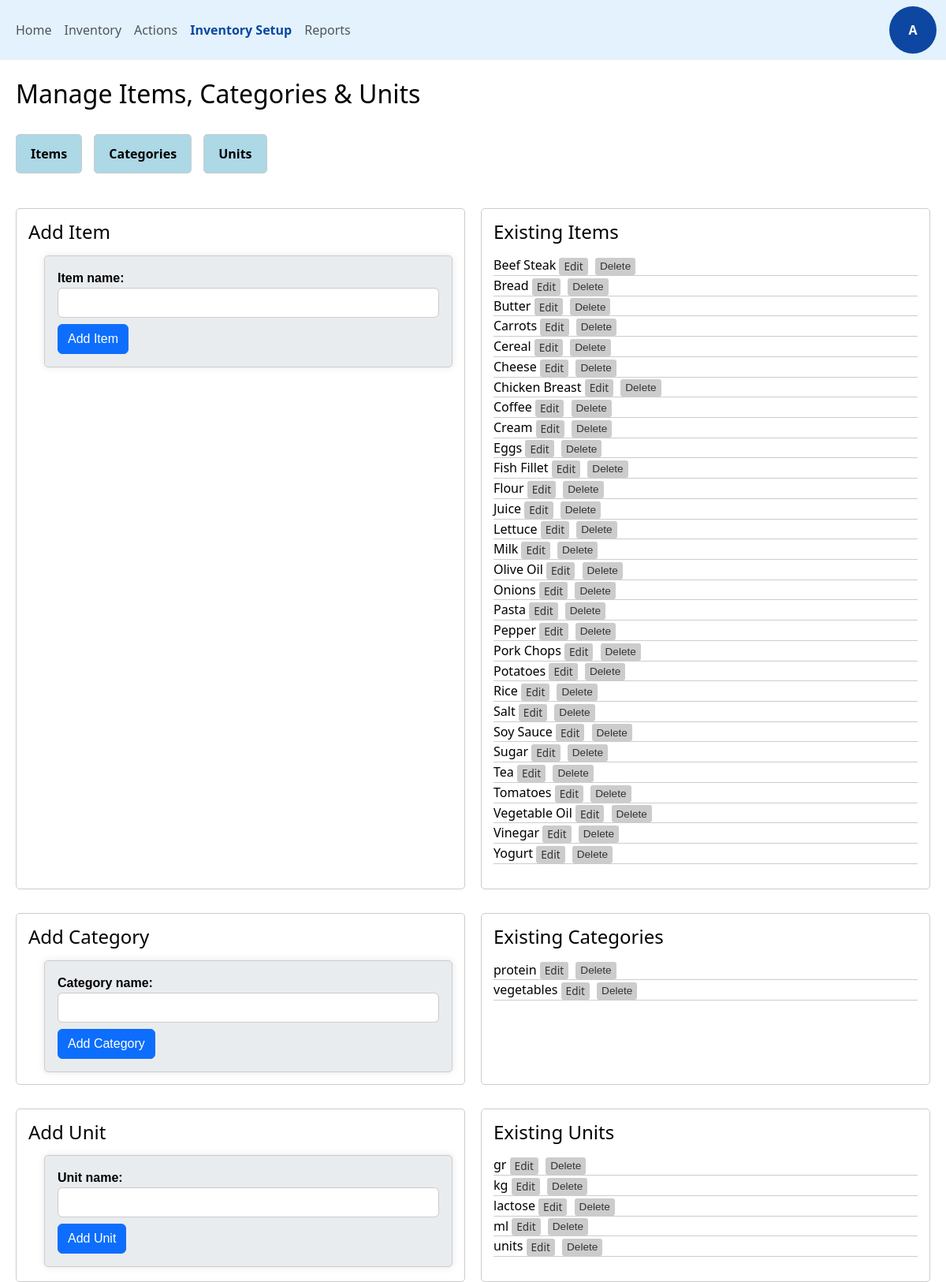
Page /inventory_setup (signed in) on the committed database.
### tables this page shows
CREATE TABLE user (
    id INTEGER PRIMARY KEY AUTOINCREMENT,
    username TEXT NOT NULL UNIQUE,
    email TEXT NOT NULL UNIQUE,
    password_hash TEXT NOT NULL
);

CREATE TABLE item (
	id INTEGER NOT NULL, 
	name VARCHAR(100) NOT NULL, 
	PRIMARY KEY (id), 
	UNIQUE (name)
);

CREATE TABLE category (
        id INTEGER NOT NULL,
        name VARCHAR(10) NOT NULL,
        PRIMARY KEY (id),
        UNIQUE (name)
);

CREATE TABLE unit (
	id INTEGER NOT NULL, 
	name VARCHAR(10) NOT NULL, 
	PRIMARY KEY (id), 
	UNIQUE (name)
);

### app/routes.py (the view, shortened to what this page needs)
@main.route("/inventory_setup", methods=["GET", "POST"])
@login_required
def inventory_setup():
    categories = db.session.execute(text("SELECT * FROM category ORDER BY name")).fetchall()
    items = db.session.execute(text("SELECT * FROM item ORDER BY name")).fetchall()
    units = db.session.execute(text("SELECT * FROM unit ORDER BY name")).fetchall()
    return render_template("inventory_setup.html", categories=categories, items=items, units=units)

### app/routes.py (called while the page is built)
@login_manager.user_loader
def load_user(user_id):
    result = db.session.execute(
        text("SELECT id, username, email, password_hash FROM user WHERE id = :id"),
        {"id": user_id}
    ).fetchone()
    if result:
        return User(result.id, result.username, result.email, result.password_hash)
    return None

### app/templates/inventory_setup.html (shortened to what this page needs)
{% extends "base.html" %}
{% block content %}
<h2>Manage Items, Categories & Units</h2>
<br />
<div class="manage-buttons">
    <a href="#items" class="manage-btn">Items</a>
    <a href="#categories" class="manage-btn">Categories</a>
    <a href="#units" class="manage-btn">Units</a>
</div>
<br />
<div class="inventory-container">
    <div class="section">
        <div id="items" class="form-card">
            <h4>Add Item</h4>
            <form method="post">
                <div class="form-group">
                    <label for="item_name">Item name:</label>
                    <input class="form-control" type="text" name="item_name" required>
                </div>
                <button class="btn btn-primary mt-2" type="submit" name="action" value="add_item">Add Item</button>
            </form>
        </div>
                <div class="list-card">
            <h4>Existing Items</h4>
            <ul>
                {% for item in items %}
                    <li>
                        {{ item.name }}
                        <a href="{{ url_for('main.edit_item', id=item.id) }}"
                        class="small-grey-btn">
                        Edit
                        </a>
                        <form action="{{ url_for('main.delete_item', id=item.id) }}"
                            method="POST"
                            class="inline-form">
                            <button type="submit"
                                    class="small-grey-btn"
                                    onclick="return confirm('Are you sure you want to delete this item?');">
                                Delete
                            </button>
                        </form>
                    </li>
                {% endfor %}
            </ul>
        </div>
    </div>
    <div class="section">
        <div id="categories" class="form-card">
            <h4>Add Category</h4>
            <form method="post">
                <div class="form-group">
                    <label for="category_name">Category name:</label>
                    <input class="form-control" type="text" name="category_name" required>
                </div>
                <button class="btn btn-primary mt-2" type="submit" name="action" value="add_category">Add Category</button>
            </form>
        </div>
        <div class="list-card">
            <h4>Existing Categories</h4>
            <ul>
                {% for category in categories %}
                    <li>
                        {{ category.name }}
                        <a href="{{ url_for('main.edit_category', id=category.id) }}"
                        class="small-grey-btn">
                        Edit
                        </a>
                        <form action="{{ url_for('main.delete_category', id=category.id) }}"
                            method="POST"
                            class="inline-form">
                            <button type="submit"
                                    class="small-grey-btn"
                                    onclick="return confirm('Are you sure you want to delete this category?');">
                                Delete
                            </button>
                        </form>
                    </li>
                {% endfor %}
            </ul>
        </div>
    </div>
    <div class="section">
        <div id="units" class="form-card">
            <h4>Add Unit</h4>
            <form method="post">
                <div class="form-group">
                    <label for="unit_name">Unit name:</label>
                    <input class="form-control" type="text" name="unit_name" required>
                </div>
                <button class="btn btn-primary mt-2" type="submit" name="action" value="add_unit">Add Unit</button>
                </form>
        </div>
        <div class="list-card">
            <h4>Existing Units</h4>
            <ul>
                {% for unit in units %}
                    <li>
                        {{ unit.name }}
                        <a href="{{ url_for('main.edit_unit', id=unit.id) }}"
                        class="small-grey-btn">
                        Edit
                        </a>
                        <form action="{{ url_for('main.delete_unit', id=unit.id) }}"
                            method="POST"
                            class="inline-form">
                            <button type="submit"
                                    class="small-grey-btn"
                                    onclick="return confirm('Are you sure you want to delete this unit?');">
                                Delete
                            </button>
                        </form>
                    </li>
                {% endfor %}
            </ul>
        </div>
    </div>
</div>
{% endblock %}

### app/templates/base.html (shortened to what this page needs)
<!DOCTYPE html>
<html lang="en">
<head>
    <link rel="stylesheet" href="{{ url_for('static', filename='styles.css') }}">
    <link href="https://cdn.jsdelivr.net/npm/bootstrap@5.3.2/dist/css/bootstrap.min.css" rel="stylesheet">
    <link rel="stylesheet" href="https://cdn.datatables.net/1.13.6/css/jquery.dataTables.min.css">
    <link href="https://cdn.jsdelivr.net/npm/bootstrap-icons@1.11.3/font/bootstrap-icons.css" rel="stylesheet">
</head>
<body>
    <nav class="navbar navbar-expand-lg">
        <div class="container-fluid">
            <div class="collapse navbar-collapse">
                <ul class="navbar-nav me-auto mb-2 mb-lg-0">
                    <li class="nav-item">
                        <a class="nav-link {% if request.path == url_for('main.home') %}active{% endif %}"
                        href="{{ url_for('main.home') }}">Home</a>
                    </li>
                    <li class="nav-item">
                        <a class="nav-link {% if request.path == url_for('main.inventory') %}active{% endif %}"
                        href="{{ url_for('main.inventory') }}">Inventory</a>
                    </li>
                    <li class="nav-item">
                        <a class="nav-link {% if request.path == url_for('main.action') %}active{% endif %}"
                        href="{{ url_for('main.action') }}">Actions</a>
                    </li>
                    <li class="nav-item">
                        <a class="nav-link {% if request.path == url_for('main.inventory_setup') %}active{% endif %}"
                        href="{{ url_for('main.inventory_setup') }}">Inventory Setup</a>
                    </li>
                    <li class="nav-item">
                        <a class="nav-link {% if request.path == url_for('main.reports') %}active{% endif %}"
                        href="{{ url_for('main.reports') }}">Reports</a>
                    </li>
                </ul>
            </div>
                {% if current_user.is_authenticated %}
                <div class="user-menu">
                    <div class="user-initials" onclick="toggleDropdown()">
                        {{ current_user.username[0]|upper }}
                    </div>
                </div>
                {% endif %}
            </div>
    </nav>
    <div class="mt-4" style="text-align: left; padding: 0 20px;">
        {% block content %}{% endblock %}
    </div>
</body>
</html>

### app/static/styles.css (style rules this page uses)
body.light-theme .navbar { background-color: #e3f2fd; }
body.light-theme .nav-link.active { color: #0d47a1 !important; font-weight: bold; }
form { background-color: #f5f5f5; padding: 20px; border-radius: 10px; max-width: 1900px; margin-left: 20px; box-shadow: 0 0 10px rgba(0,0,0,0.1); font-family: Arial, sans-serif; }
label { min-width: 130px; font-weight: bold; }
.user-menu { position: relative; display: inline-block; }
.user-initials { width: 60px; height: 60px; border-radius: 50%; background-color: #0d47a1; display: flex; align-items: center; justify-content: center; font-weight: bold; cursor: pointer; }
body.light-theme .user-initials { color: #fff; }
body.light-theme { background-color: #fff; color: #000; }
body.light-theme form { background-color: #e9ecef; color: #000; border: 1px solid #ccc; padding: 1rem; border-radius: 5px; }
body.light-theme .form-control, body.light-theme input, body.light-theme select, body.light-theme textarea { background-color: #fff; color: #000; border: 1px solid #ccc; }
body.light-theme input::placeholder, body.light-theme textarea::placeholder { color: #888; }
body.light-theme label { color: #000; }
body.light-theme .btn-primary { background-color: #0d6efd; border-color: #0d6efd; color: #fff; }
.inventory-container { display: flex; flex-direction: column; gap: 30px; }
.section { display: grid; grid-template-columns: 1fr 1fr; gap: 20px; }
.form-card, .list-card { padding: 15px; border-radius: 5px; }
body.light-theme .form-card, body.light-theme .list-card { background-color: #fff; border: 1px solid #ccc; color: #000; }
.list-card ul { list-style: none; padding: 0; }
body.light-theme .list-card li { border-bottom: 1px solid #ccc; color: #000; }
.form-card h4, .list-card h4 { margin-bottom: 15px; }
.manage-buttons { display: flex; gap: 15px; margin-bottom: 20px; }
.manage-btn { padding: 12px 18px; border-radius: 5px; text-decoration: none; font-weight: bold; transition: background 0.2s; }
body.light-theme .manage-btn { background-color: #add8e6; color: #000; border: 1px solid #ccc; }
.small-grey-btn { background-color: #ccc !important; color: #333 !important; border: none !important; padding: 2px 6px !important; font-size: 0.85em !important; font-weight: normal !important; font-family: inherit !important; border-radius: 3px !important; cursor: pointer !important; text-decoration: none !important; display: inline-flex !important; align-items: center !important; justify-content: center !important; line-height: 1 !important; height: 22px !important; box-sizing: border-box !important; vertical-align: middle !important; margin-right: 5px !important; }
.inline-form { display: inline-flex !important; margin: 0 !important; padding: 0 !important; background: transparent !important; border: 0 !important; box-shadow: none !important; width: auto !important; vertical-align: middle !important; }
.inline-form button.small-grey-btn { background-color: #ccc !important; color: #333 !important; font-weight: normal !important; font-family: inherit !important; padding: 2px 6px !important; font-size: 0.85em !important; border-radius: 3px !important; cursor: pointer !important; display: inline-flex !important; align-items: center !important; justify-content: center !important; line-height: 1 !important; height: 22px !important; box-sizing: border-box !important; vertical-align: middle !important; margin-right: 5px !important; }

### rows in the picture
user: username "A"
item: name "Beef Steak"
item: name "Bread"
item: name "Butter"
item: name "Carrots"
item: name "Cereal"
item: name "Cheese"
item: name "Chicken Breast"
item: name "Coffee"
item: name "Cream"
item: name "Eggs"
item: name "Fish Fillet"
item: name "Flour"
item: name "Juice"
item: name "Lettuce"
item: name "Milk"
item: name "Olive Oil"
item: name "Onions"
item: name "Pasta"
item: name "Pepper"
item: name "Pork Chops"
item: name "Potatoes"
item: name "Rice"
item: name "Salt"
item: name "Soy Sauce"
item: name "Sugar"
item: name "Tea"
item: name "Tomatoes"
item: name "Vegetable Oil"
item: name "Vinegar"
item: name "Yogurt"
category: name "protein"
category: name "vegetables"
unit: name "gr"
unit: name "kg"
unit: name "lactose"
unit: name "ml"
unit: name "units"
